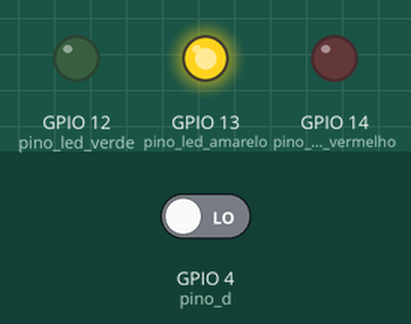
Simulated run of this sketch. Board: ESP8266 (NodeMCU). Parts: output pins drawn as LEDs (lit = HIGH). The test bench sets the inputs (shaded band); at power-on: GPIO 4 (pino_d) LOW. WiFi joins after 1.5 s; servers stay silent unless stated; what the sketch prints to the serial monitor is not drawn. At 1.8 s the program puts the board to deep sleep or switches it off; the recording ends there.

Above: at 0.1 s.
Timing chart, 0 to 1.6 s (numbered marks = the images above):
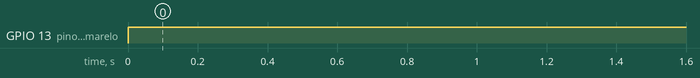

The sketch:

sensor_chuva.ino
```cpp
// Programa : Teste sensor de chuva
// Autor : Arduino e Cia

#include <ESP8266WiFi.h>

// Dados de Acesso à rede wifi
char* ssid = "TIROLIPA"; //coloque aqui o nome da rede principal que se deseja conectar
char* pass = "27077618"; //coloque aqui a senha da rede principal que se deseja conectar
int count = 0;

// Dados do disposivo
String ID_DISP = "1";

// Url
String URL = "GET https://marcoafonso.com.br/site/microclima/insvalorsensor.php?id=" + ID_DISP + "&valor=";

// Pinos utilizados
int pino_d = 4; //Pino ligado ao D0 do sensor
int pino_a = A0; //Pino ligado ao A0 do sensor

// Portas ligadas aos leds
int pino_led_verde = 12;
int pino_led_amarelo = 13;
int pino_led_vermelho = 14;

/* Definições - deep sleep */
#define FATOR_US_PARA_S   1000000  /* Fator de conversão de micro-segundos para segundos */
#define TEMPO_DEEP_SLEEP  30       /* Tempo para o ESP32 ficar em deep sleep (segundos) */

void setup()
{
  // Define os pinos do sensor como entrada
  pinMode(pino_d, INPUT);
  pinMode(pino_a, INPUT);

  // Define os pinos dos leds como saida
  pinMode(pino_led_verde, OUTPUT);
  pinMode(pino_led_amarelo, OUTPUT);
  pinMode(pino_led_vermelho, OUTPUT);
  Serial.begin(9600);

  int valor = lerSensor();

  ligarLeds(valor);
  enviarDados(valor);

  ESP.deepSleep(TEMPO_DEEP_SLEEP * FATOR_US_PARA_S);
}

int lerSensor()
{
  int val_d = 0; //Armazena o valor lido do pino digital
  int val_a = 0; //Armazena o valor lido do pino analogico

  //Le e arnazena o valor do pino digital
  val_d = digitalRead(pino_d);
  //Le e armazena o valor do pino analogico
  val_a = analogRead(pino_a);
  //Envia as informacoes para o serial monitor
  Serial.print("Valor digital : ");
  Serial.print(val_d);
  Serial.print(" - Valor analogico : ");
  Serial.println(val_a);

  return val_a;
}

void ligarLeds(int valor) {
    // Acende o led de acordo com a intensidade
  if (valor >=900)
  {
    // Acende led verde - intensidade baixa
    digitalWrite(pino_led_verde, HIGH);
    digitalWrite(pino_led_amarelo, LOW);
    digitalWrite(pino_led_vermelho, LOW);
  }
  if (valor >=400 && valor <900)
  {
    // Acende led amarelo - intensidade moderada
    digitalWrite(pino_led_verde, LOW);
    digitalWrite(pino_led_amarelo, HIGH);
    digitalWrite(pino_led_vermelho, LOW);
  }
  if (valor >= 0 && valor <400)
  {
    // Acende led vermelho - intensidade alta
    digitalWrite(pino_led_verde, LOW);
    digitalWrite(pino_led_amarelo, LOW);
    digitalWrite(pino_led_vermelho, HIGH);
  }

}

void enviarDados(int valor) {
  WiFiClientSecure cliente; //Cria um cliente seguro (para ter acesso ao HTTPS)
  cliente.setInsecure();

  conectarWifi();

  Serial.println(URL + valor);

  if (cliente.connect("marcoafonso.com.br", 443) == 1) {
    cliente.println(URL + valor);
    cliente.println("Host: marcoafonso.com.br");
    cliente.println("");
    cliente.stop();
    Serial.println("Dados enviados.");
  }
  else {
    Serial.println("Erro ao conectar no servidor.");
  }

}

void conectarWifi()
{
  //Quando conectado contador volta a zero
  count = 0;
  WiFi.mode(WIFI_STA);
  WiFi.begin(ssid, pass);

  //Enquanto Wi-Fi não estiver conectado e o limite do tempo de conexão não exceder
  Serial.print("Conectando");
  while (WiFi.status()!= WL_CONNECTED && count<= 130)
  {
    delay(100);
    Serial.print(".");
    count = count + 1;
  }

  if ((WiFi.status() == WL_CONNECTED))
  {
    Serial.println("");
    Serial.print("Conectado em: ");
    Serial.println(ssid);
    Serial.print("Endereço IP: ");
    Serial.println(WiFi.localIP());
  }
}

void loop()
{

}
```

Measured:
- by itself, GPIO 13 (pino_led_amarelo): LOW → HIGH at 0.00 s
